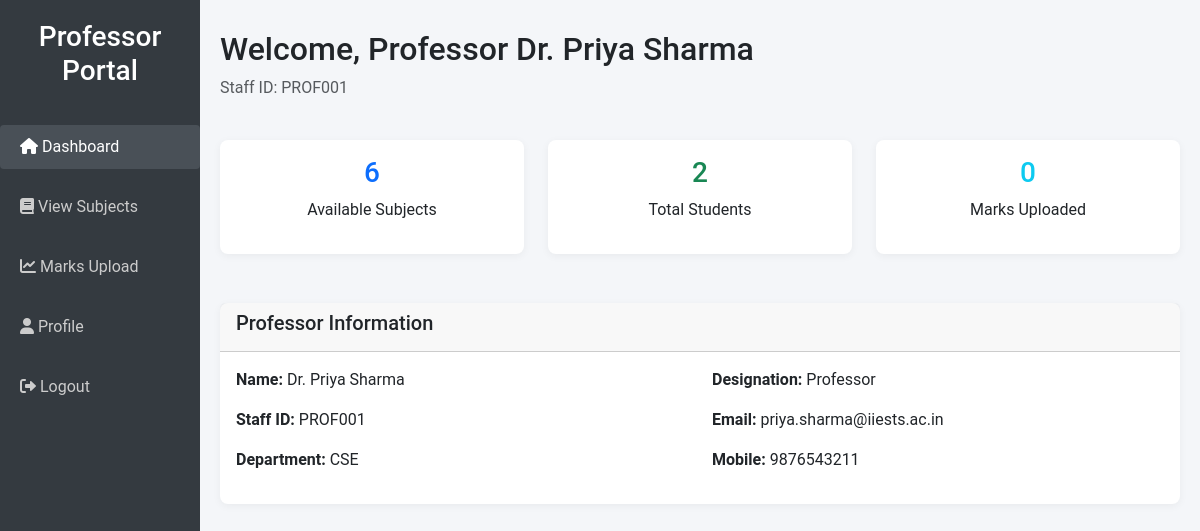
The page /Internship/professor_dashboard.php (signed in) on the database its author committed.
### tables this page shows
CREATE TABLE staff_info (
    id INT(10) PRIMARY KEY AUTO_INCREMENT,
    staff_id VARCHAR(30),
    staff_type VARCHAR(20) NOT NULL,  
    department_id VARCHAR(5),
    first_name VARCHAR(20) NOT NULL,
    middle_name VARCHAR(20),
    last_name VARCHAR(20),
    designation VARCHAR(25),
    mobile_no VARCHAR(15),
    email VARCHAR(50),
    doj DATE,
    dol DATE,
    CONSTRAINT chk_staff_email CHECK (email LIKE '%@%'),
    CONSTRAINT fk_staff_user FOREIGN KEY (staff_id) REFERENCES `index`(user_id),
    CONSTRAINT fk_staff_dept FOREIGN KEY (department_id) REFERENCES department(department_id)
);

### Internship/professor_dashboard.php (the view, shortened to what this page needs)
<?php
require_once 'db_config.php';
$professor_id = $_SESSION['user_id'];
$stmt = $pdo->prepare("SELECT * FROM staff_info WHERE staff_id = ? AND staff_type = 'Professor'");
$stmt->execute([$professor_id]);
$professor = $stmt->fetch();
$subjects = $pdo->query("SELECT * FROM subjects_pool ORDER BY subject_semester, subject_code")->fetchAll();
$students = $pdo->query("SELECT student_id, first_name, last_name, department_id FROM student_info ORDER BY student_id")->fetchAll();
?>
<!DOCTYPE html>
<html lang="en">
<head>
    <link href="https://cdn.jsdelivr.net/npm/bootstrap@5.3.0/dist/css/bootstrap.min.css" rel="stylesheet">
    <link href="https://cdnjs.cloudflare.com/ajax/libs/font-awesome/6.0.0/css/all.min.css" rel="stylesheet">
</head>
<body>
    <div class="container-fluid">
        <div class="row">
            <nav class="col-md-3 col-lg-2 sidebar">
                <h3>Professor Portal</h3>
                <div class="nav flex-column">
                    <a class="nav-link active" href="#dashboard" onclick="showSection('dashboard')">
                        <i class="fas fa-home"></i> Dashboard
                    </a>
                    <a class="nav-link" href="#subjects" onclick="showSection('subjects')">
                        <i class="fas fa-book"></i> View Subjects
                    </a>
                    <a class="nav-link" href="#marks" onclick="showSection('marks')">
                        <i class="fas fa-chart-line"></i> Marks Upload
                    </a>
                    <a class="nav-link" href="profile.php">
                        <i class="fas fa-user"></i> Profile
                    </a>
                    <a class="nav-link" href="logout.php">
                        <i class="fas fa-sign-out-alt"></i> Logout
                    </a>
                </div>
            </nav>
            <main class="col-md-9 col-lg-10 main-content">
                <div class="row mb-4">
                    <div class="col">
                        <h2>Welcome, Professor <?= htmlspecialchars($professor['first_name'] . ' ' . $professor['last_name']) ?></h2>
                        <p class="text-muted">Staff ID: <?= htmlspecialchars($professor['staff_id']) ?></p>
                    </div>
                </div>
                <div id="dashboard" class="section">
                    <div class="row mb-4">
                        <div class="col-md-4">
                            <div class="card text-center">
                                <div class="card-body">
                                    <h3 class="text-primary"><?= count($subjects) ?></h3>
                                    <p>Available Subjects</p>
                                </div>
                            </div>
                        </div>
                        <div class="col-md-4">
                            <div class="card text-center">
                                <div class="card-body">
                                    <h3 class="text-success"><?= count($students) ?></h3>
                                    <p>Total Students</p>
                                </div>
                            </div>
                        </div>
                        <div class="col-md-4">
                            <div class="card text-center">
                                <div class="card-body">
                                    <h3 class="text-info">0</h3>
                                    <p>Marks Uploaded</p>
                                </div>
                            </div>
                        </div>
                    </div>
                    <div class="card">
                        <div class="card-header">
                            <h5>Professor Information</h5>
                        </div>
                        <div class="card-body">
                            <div class="row">
                                <div class="col-md-6">
                                    <p><strong>Name:</strong> <?= htmlspecialchars($professor['first_name'] . ' ' . $professor['last_name']) ?></p>
                                    <p><strong>Staff ID:</strong> <?= htmlspecialchars($professor['staff_id']) ?></p>
                                    <p><strong>Department:</strong> <?= htmlspecialchars($professor['department_id']) ?></p>
                                </div>
                                <div class="col-md-6">
                                    <p><strong>Designation:</strong> <?= htmlspecialchars($professor['designation']) ?></p>
                                    <p><strong>Email:</strong> <?= htmlspecialchars($professor['email']) ?></p>
                                    <p><strong>Mobile:</strong> <?= htmlspecialchars($professor['mobile_no']) ?></p>
                                </div>
                            </div>
                        </div>
                    </div>
                </div>
            </main>
        </div>
    </div>
</body>
</html>

### Internship/professor_dashboard.php (style rules this page uses)
body { font-family: 'Roboto', sans-serif; background-color: #f4f6f9; }
.sidebar { min-height: 100vh; background: #343a40; color: #fff; padding: 20px 0; }
.sidebar h3 { color: #fff; text-align: center; margin-bottom: 30px; }
.sidebar .nav-link { color: #ccc; margin: 8px 0; padding: 10px 20px; border-radius: 4px; transition: background 0.3s, color 0.3s; }
.sidebar .nav-link:hover, .sidebar .nav-link.active { background: #495057; color: #fff; }
.main-content { padding: 30px 20px; }
.card { border: none; border-radius: 8px; box-shadow: 0 2px 8px rgba(0, 0, 0, 0.05); margin-bottom: 25px; }

### rows shown on the page
staff_info: first_name+last_name "Dr. Priya Sharma", staff "PROF001", department "CSE", designation "Professor", email "priya.sharma@iiests.ac.in", mobile_no "9876543211"

### other values the page prints
count($subjects) "6"
count($students) "2"
